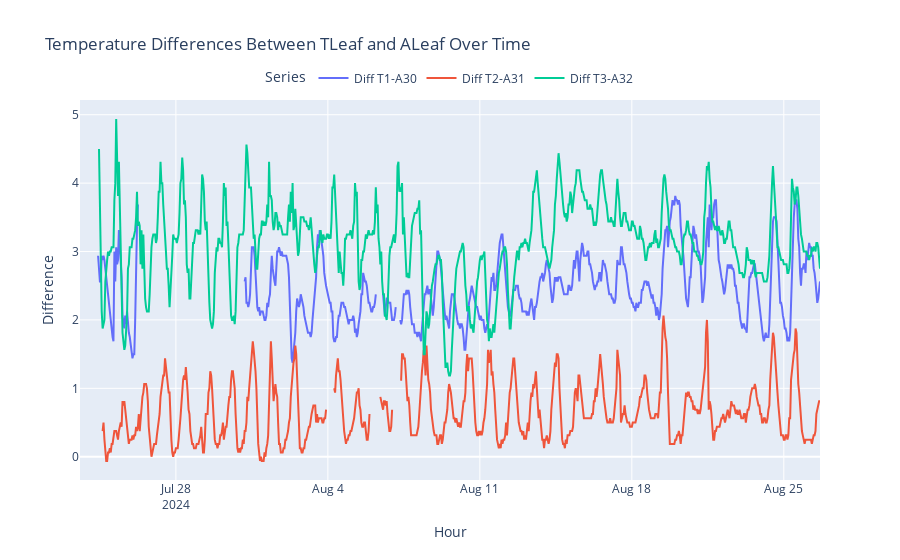

The cell this chart's notebook holds for it:
### Code cell
import plotly.graph_objects as go

# Create traces for the differences
trace_diff_1 = go.Scatter(
    x=df['hour'],
    y=df['diff_T1_A30'],
    mode='lines',
    name='Diff T1-A30'
)

trace_diff_2 = go.Scatter(
    x=df['hour'],
    y=df['diff_T2_A31'],
    mode='lines',
    name='Diff T2-A31'
)

trace_diff_3 = go.Scatter(
    x=df['hour'],
    y=df['diff_T3_A32'],
    mode='lines',
    name='Diff T3-A32'
)

# Create a figure and add traces
fig = go.Figure()

fig.add_trace(trace_diff_1)
fig.add_trace(trace_diff_2)
fig.add_trace(trace_diff_3)

# Update the layout with titles and legend positioning
fig.update_layout(
    title='Temperature Differences Between TLeaf and ALeaf Over Time',
    xaxis_title='Hour',
    yaxis_title='Difference',
    legend_title='Series',
    legend=dict(
        orientation="h",
        yanchor="bottom",
        y=1.02,
        xanchor="center",
        x=0.5
    ),
    hovermode="x unified"
)

# Show the figure
fig.show()

### Figure 1 — Plotly figure (JSON) as saved in the notebook; plotly's stock layout.template omitted (floating-point values rounded to 4 significant figures; data arrays with more than 128 entries replaced by an {"elided": "..."} marker saying what was removed)
{"data": [{"mode": "lines", "name": "Diff T1-A30", "type": "scatter", "x": {"elided": "819 str values"}, "y": {"elided": "819 float values"}}, {"mode": "lines", "name": "Diff T2-A31", "type": "scatter", "x": {"elided": "819 str values"}, "y": {"elided": "819 float values"}}, {"mode": "lines", "name": "Diff T3-A32", "type": "scatter", "x": {"elided": "819 str values"}, "y": {"elided": "819 float values"}}], "layout": {"hovermode": "x unified", "legend": {"orientation": "h", "title": {"text": "Series"}, "x": 0.5, "xanchor": "center", "y": 1.02, "yanchor": "bottom"}, "title": {"text": "Temperature Differences Between TLeaf and ALeaf Over Time"}, "xaxis": {"title": {"text": "Hour"}}, "yaxis": {"title": {"text": "Difference"}}}}
